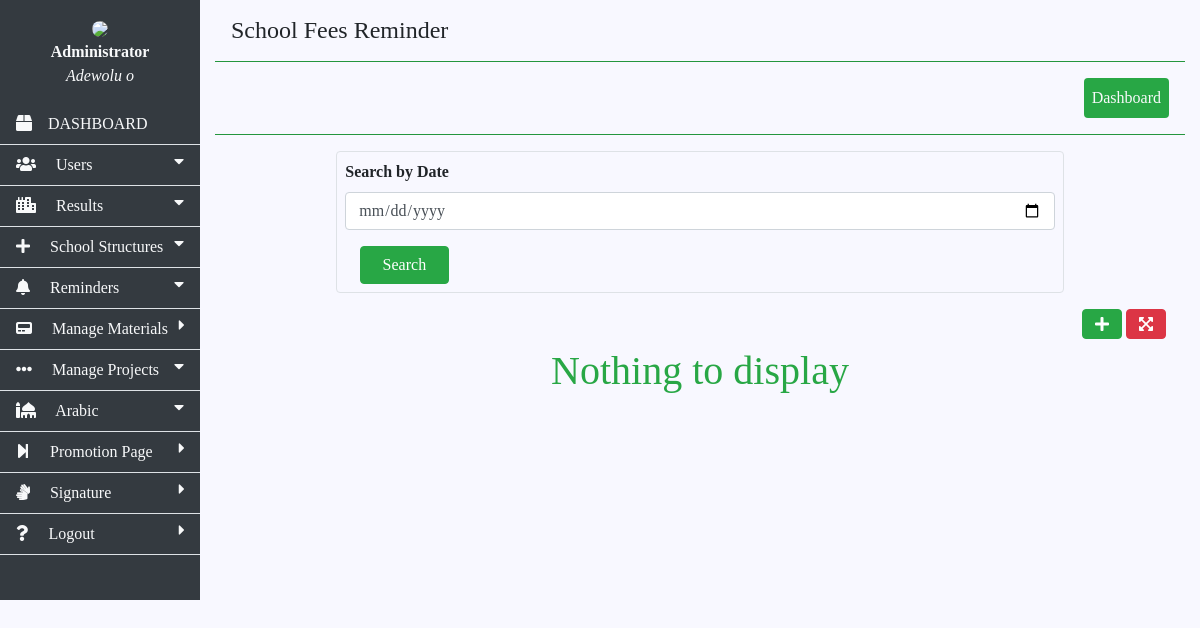
Before: /admin/school_fees.php (signed in) with the older database file.
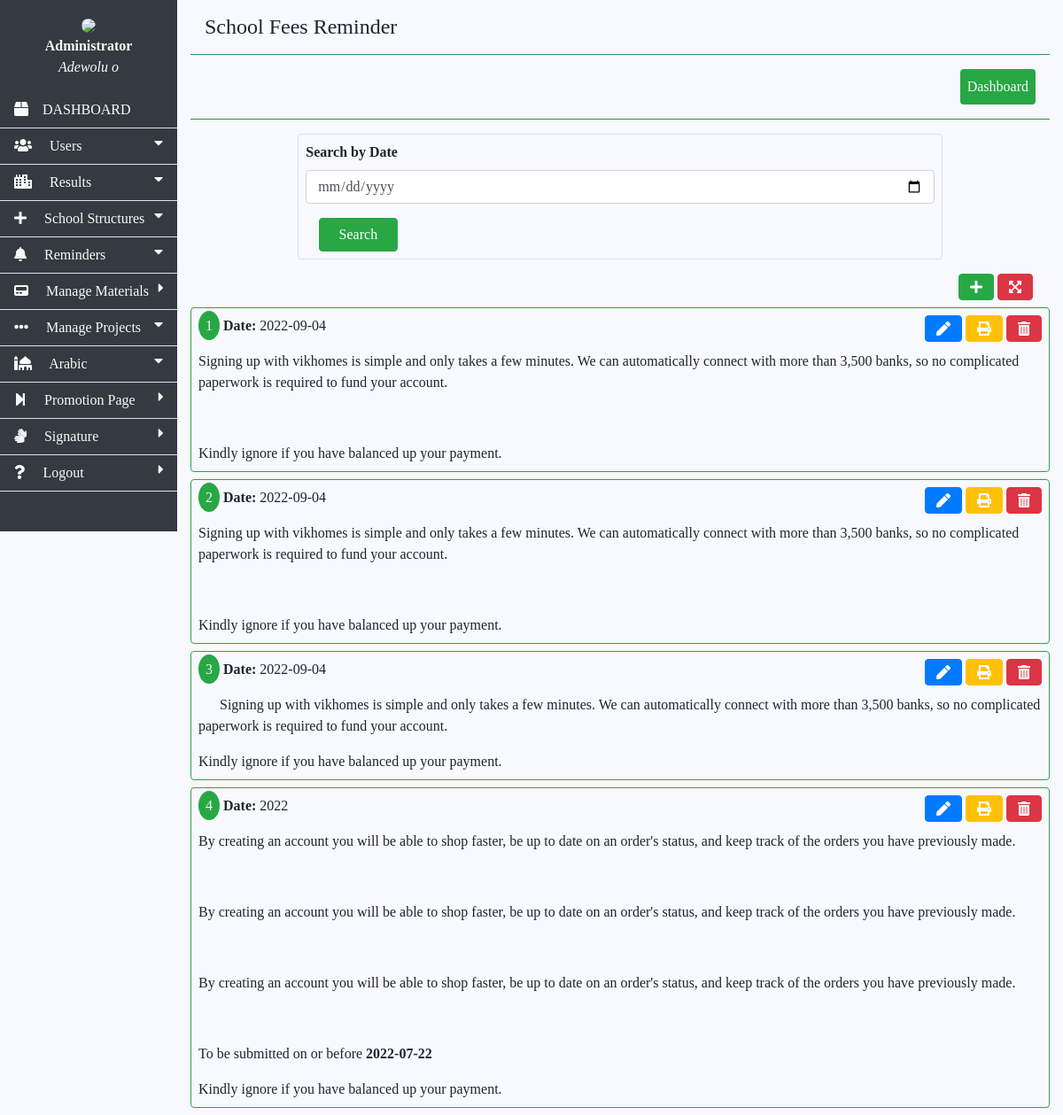
After: the same page with the newer database file.
### tables this page shows
CREATE TABLE `register` (
  `id` int(10) NOT NULL,
  `name` varchar(255) NOT NULL,
  `gender` varchar(255) NOT NULL,
  `code` varchar(255) NOT NULL,
  `class` int(10) NOT NULL,
  `arabic_class` int(10) NOT NULL,
  `session` int(10) NOT NULL,
  `dob` varchar(255) NOT NULL,
  `parent` int(11) NOT NULL,
  `job` varchar(255) NOT NULL,
  `email` varchar(255) NOT NULL,
  `phone` varchar(255) NOT NULL,
  `address` text NOT NULL,
  `date` varchar(255) NOT NULL,
  `username` varchar(255) NOT NULL,
  `password` varchar(255) NOT NULL,
  `level` int(11) NOT NULL DEFAULT 0,
  `status` int(11) NOT NULL DEFAULT 0,
  `signature` varchar(255) NOT NULL,
  `image` varchar(255) NOT NULL
);

CREATE TABLE `fees_reminder` (
  `id` int(11) NOT NULL,
  `description` text NOT NULL,
  `date` varchar(255) NOT NULL
);

### admin/inc/session.php (called while the page is built, shortened)
<?php
  include('inc/config.php');
    $user_check = $_SESSION['id'];
    $ses_sql = mysqli_query($connect, "SELECT * FROM register WHERE id = '$user_check' && level = 4 ");
?>

### admin/school_fees.php (the view, shortened to what this page needs)
<?php
include 'inc/session.php';
?>
<!DOCTYPE html>
<html>
<head>
	<?php include 'inc/link.php'; ?>
</head>
<body>
<div class="">
<div class="row ml-0 mr-0">
<?php include 'inc/sidebar.php'; ?>
<div class="col-md-10 ">
<h4 class="ml-3 mt-3">School Fees Reminder</h4>
<?php
include 'inc/hr.php';
?>
<div class="mt-3 ">
<form>
	<div class="form-group col-md-9 border-right mx-auto rounded border p-2">
	<label class="font-weight-bold">Search by Date</label>
	<br>
	<input type="date" name="date" class="form-control" required="required" id="" <?php if(isset($_GET['date'])){
		echo "value=".'"'.$_GET["date"].'"';} ?>>
<div class="col-md-2">
	<button type="search" name="submit" class="btn btn-success rounded w-100 mt-3">Search</button>
</div>
</div>
</form>
<div class="col-md-12 mb-2"  style="">
<a href="school_fees" class="btn btn-danger fas fa-expand-arrows-alt mx-1 float-right"></a>
<button type="button" class="btn btn-success float-right fas fa-plus" title="Add School Reminder" id="click"></button>
<div class="clearfix"> </div>
</div>
<?php
	if (isset($_GET['date'])) {
	 	$date = $_GET['date'];
		$sel = mysqli_query($connect, "SELECT * FROM fees_reminder WHERE date = '{$date}' ORDER BY id DESC");
		}else{
		$sel = mysqli_query($connect, "SELECT * FROM fees_reminder ORDER BY id DESC LIMIT 5");
		}
		$count = mysqli_num_rows($sel);
		$n = 1;
	?>
</div>
<?php
	if ($count > 0) {
	foreach ($sel as $key) {
 ?>
 	<div class="p-2 border rounded border-success mb-2">
 		<span class="rounded-circle bg-success text-light p-2 my-2"><?php  echo $n++; ?></span>
         <span>
         	<b>Date:</b> <?php  echo $key['date']; ?>
         </span>
         <span class="btn btn-danger fas fa-trash-alt float-right" title="Delete Reminder" id="del<?php echo $key['id']; ?>"></span>
         <a href="print_reminder?print_id=<?php echo $key['id']; ?>" class="float-right" title="print preview">
		 <button class="btn-warning text-light btn fas fa-print mx-1"></button></a>
         <span class="btn btn-primary fas fa-pen float-right" title="Edit Reminder" id="update<?php echo $key['id']; ?>"></span>
         <p>
         <?php echo $key['description']; ?>
         </p>
         <span>Kindly ignore if you have balanced up your payment.</b></span>
 	</div>
 <?php }}else{
 	echo "<h1 class='text-center text-success'>Nothing to display</h1>";
 } ?>
</div>
</div>
</div>
</body>
</html>

### admin/inc/link.php (shortened to what this page needs)
<link rel="stylesheet" type="text/css" href="../bootstrap/bootstrap-4.6/css/bootstrap.min.css">
 <link rel="stylesheet" type="text/css" href="../font/css/all.min.css">
 <link rel="stylesheet" type="text/css" href="../css/styles.css">

### admin/inc/sidebar.php (shortened to what this page needs)
							<div class="col-md-2 bg-dark p-0 " style="" id="left_side">
								<div class="nav-link p-3 text-center">
									<img src="../images/fidelity logo.jpg" class="w-50 round" style="border-radius: 50%"><br>
									<b class="text-light">Administrator</b><br>
									<i class="text-light">
									<?php
											foreach($ses_sql as $person){
												echo $person['name'];
											}
									?>
									</i>
								</div>
								<a  href="index"  class="nav-link border-bottom text-light" title="Dashboard">
									<b class="fas fa-box text-light mr-3"></b>DASHBOARD
								</a>
<div id="members" class="nav-link border-bottom text-light pointer" title="All Users">
		<b class="fas fa-users mr-3"></b>
			Users
		<b class="fas fa-caret-down text-light float-right"></b>
</div>
<div id="result_show" class="nav-link border-bottom text-light pointer result_show" title="Insert, View and Edit Results">
		<b class="fas fa-city mr-3"></b>
			Results
		<b class="fas fa-caret-down text-light float-right"></b>
</div>
							<div id="" class="nav-link border-bottom text-light pointer posts" title="Manage terms, class and session">
								<b class="fas fa-plus mr-3"></b>
								School Structures
								<b class="fas fa-caret-down text-light float-right"></b>
		</div>
		<div id="" class="nav-link border-bottom text-light pointer remind" title="Assignment and School fees reminder">
					<b class="fas fa-bell mr-3"></b>
					Reminders
					<b class="fas fa-caret-down text-light float-right"></b>
				</div>
							<a href="materials" title="Manage Course Materials" class="nav-link border-bottom text-light">
								<b class="fas fa-pager mr-3"></b>
								Manage Materials
								<b class="fas fa-caret-right float-right"></b>
							</a>
				<div id="" class="nav-link border-bottom text-light pointer page" title="Create and view Submitted projects">
					<b class="fas fa-ellipsis-h mr-3"></b>
					Manage Projects
					<b class="fas fa-caret-down text-light float-right"></b>
				</div>
<div class="nav-link border-bottom text-light pointer" id="tap"  title="Arabic Department">
	<b class="fas fa-mosque mr-3"></b>
		Arabic
	<b class="fas fa-caret-down text-light float-right"></b>
</div>
		<a href="promotion" class="nav-link border-bottom text-light" title="Promotion Page">
			<b class="fas fa-step-forward mr-3"></b>
				Promotion Page
			<b class="fas fa-caret-right text-light float-right"></b>
		</a>
		<a href="signature" class="nav-link border-bottom text-light" title="Signature">
			<b class="fas fa-sign-language mr-3"></b>
				Signature
			<b class="fas fa-caret-right text-light float-right"></b>
		</a>
								<a href="logout" class="nav-link border-bottom text-light" title="Logout">
									<b class="fas fa-question mr-3"></b>
										Logout
									<b class="fas fa-caret-right text-light float-right"></b>
								</a>
							</div>

### admin/inc/hr.php (shortened to what this page needs)
<hr class="bg-success">
           		<a href="index" class="text-light">
           		<span class="float-right p-2 mr-3 bg-success rounded">
           		Dashboard
           </span>
           		</a>
           		<div class="clearfix"></div>
           	<hr class="bg-success">

### css/styles.css (style rules this page uses)
* { font-family: calibri; scroll-behavior: smooth; }
body { background-color: ghostwhite; }
.pointer { cursor: pointer; }
#left_side { position: sticky; top: 0; overflow-y: scroll; left: 0; height: 600px }

Changed rows visible on the page:
added fees_reminder: date "2022-09-04", description "Signing up with vikhomes is simple and only takes a few minutes. We can automatically connect with more than 3,500 banks, so no complicated paperwork is required to fund your account."
added fees_reminder: date "2022-09-04", description "Signing up with vikhomes is simple and only takes a few minutes. We can automatically connect with more than 3,500 banks, so no complicated paperwork is required to fund your account."
added fees_reminder: date "2022-09-04", description "Signing up with vikhomes is simple and only takes a few minutes. We can automatically connect with more than 3,500 banks, so no complicated paperwork is required to fund your account."
added fees_reminder: date "2022", description "By creating an account you will be able to shop faster, be up to date on an order's status, and keep track of the orders you have previously made. By creating an account you will be able to shop faster, be up to date on an order's status, and keep track of the orders you have previously made. By creating an account you will be able to shop faster, be up to date on an order's status, and keep track of the orders you have previously made. To be submitted on or before 2022-07-22"
Other visible differences:
text no longer shown: "Nothing to display"
